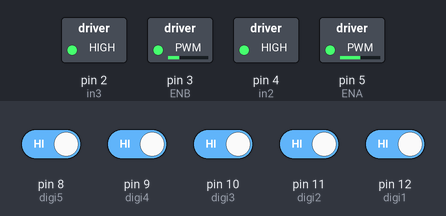
This sketch was run on a simulated Arduino Uno, built with avr-gcc and run on an emulated ATmega328P. Parts: switched loads named in the sketch (green lamp = pin HIGH). The test bench sets the inputs (shaded band); at power-on: pin 8 (digi5), pin 9 (digi4), pin 10 (digi3), pin 11 (digi2), pin 12 (digi1) HIGH.

Above: at 1.2 s.
1.3 s: pin 8 (digi5) driven LOW
At 2.5 s:
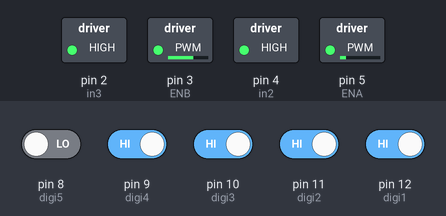
2.8 s: pin 9 (digi4) driven LOW
At 3.7 s:
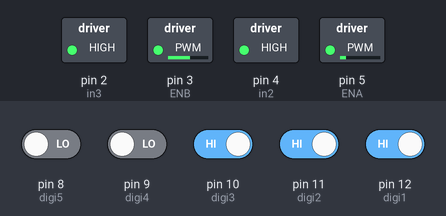
4.3 s: pin 10 (digi3) driven LOW
At 4.8 s:
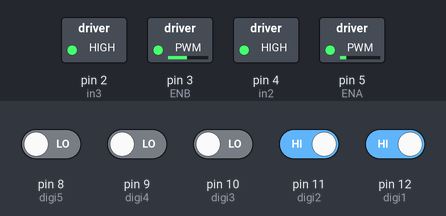
5.8 s: pin 12 (digi1) driven LOW
At 7.0 s:
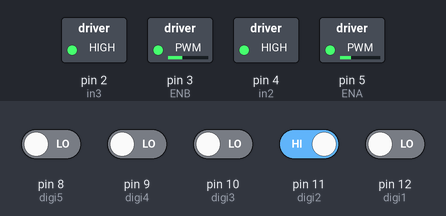
7.3 s: pin 11 (digi2) driven LOW
At 8.3 s:
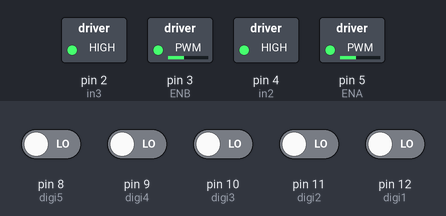
8.8 s: pin 8 (digi5) driven HIGH and pin 9 (digi4) driven HIGH
At 9.4 s:
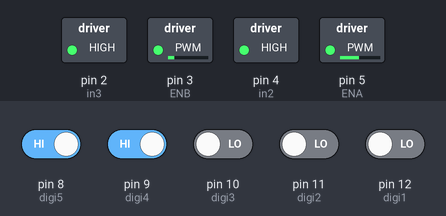
Timing chart, 0 to 11.3 s (numbered marks = the images above; inputs shaded):
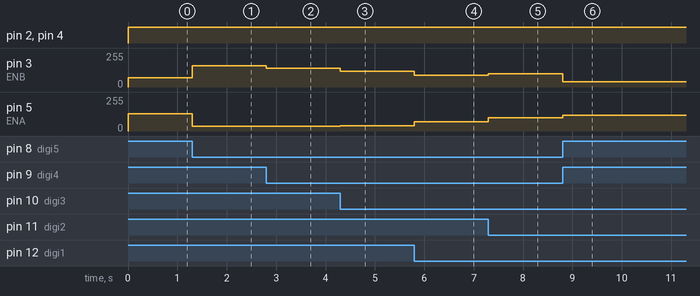

The sketch:

M-main_3.ino
```cpp
#include <QTRSensors.h>

#define digi1 12 //color:
#define digi2 11 //color:
#define digi3 10 //color:
#define digi4 9 //color:
#define digi5 8 //color:

#define in2 4 //left //color:
#define ENA 5 //left //color:
#define in3 2 //right //color:
#define ENB 3 //right //color:

#define control 7

#define SensorCount 5
#define BASE_SPEED 100 //145
#define MAX_SPEED 250 //255
#define LOW_SPEED 37 //37
#define SPEED_HAZARD 29

#define CRITICAL_SPEED 10
#define MAX_ENGLE 1000


#define Kp 0.8
#define Ki 0
#define Kd 1

//int out_of_line = 0;
// Initialize the QTRSensors object

int I_error;
int prev_error;
float PID;
int lsp,rsp;

//float startTime;
//float endTime;

int how_much_to_slow_in_angle = 0;

void setup() {
    //engine settings
    pinMode(in2, OUTPUT); //motor 1
    pinMode(ENA, OUTPUT); //control motor 1
    pinMode(in3, OUTPUT); //motor 2
    pinMode(ENB, OUTPUT); //control motor 2
    Serial.begin(9600); //debug tool
    //sensor setup

    //led setup
    //pinMode(LED_BUILTIN, OUTPUT);
    //control button setup
    //pinMode(control, INPUT_PULLUP);

    // print the calibration minimum values measured when emitters were on
    //digitalWrite(LED_BUILTIN, HIGH);
    //while (digitalRead(control)==LOW) {;} //waiting to finish setup and start loop
    //digitalWrite(LED_BUILTIN, LOW);
}


void loop() {
  //startTime = millis();  // Record start time

    // Read digital sensor values
    int sensor1 = digitalRead(digi1) == LOW ? HIGH : LOW; // Invert: HIGH for black, LOW for white
    int sensor2 = digitalRead(digi2) == LOW ? HIGH : LOW;
    int sensor3 = digitalRead(digi3) == LOW ? HIGH : LOW;
    int sensor4 = digitalRead(digi4) == LOW ? HIGH : LOW;
    int sensor5 = digitalRead(digi5) == LOW ? HIGH : LOW;
    // Calculate position based on active sensors
    int position = calculatePosition(sensor1, sensor2, sensor3, sensor4, sensor5);

    engine_control(PIDfix(position),out_of_line(sensor1, sensor2, sensor3, sensor4, sensor5));
    //endTime = millis();
    //Serial.println(endTime - startTime);
}

int PIDfix(int error)
{
    static int count = 0;
    //if(error == 0){I_error = 0;}else{I_error += error/100;}
    check_engle(error);
    PID = float(error)*Kp + float(error-prev_error)*Kd /*+ float(I_error)*Ki*/;
    count++;
    if(count > 400&& prev_error != error){prev_error = error; count = 0;}
    //Serial.print(error);
    //Serial.print(" ");
    //Serial.println(PID);
    return (int)PID/(2000/BASE_SPEED);

}

int check_engle(int error)
{
    if((error > MAX_ENGLE) && how_much_to_slow_in_angle < CRITICAL_SPEED)//add speed
    {
        how_much_to_slow_in_angle =+ 20;
    }else if (error == 0 && how_much_to_slow_in_angle > 80)
    {
        how_much_to_slow_in_angle = how_much_to_slow_in_angle-10;
    }
    //Serial.println(how_much_to_slow_in_angle); //debug check
}

void engine_control(int PID_error,int out_of_line)
{
    static int prev_fix = 0;
    lsp = (BASE_SPEED-(how_much_to_slow_in_angle)) - PID_error;
    rsp = (BASE_SPEED-(how_much_to_slow_in_angle)) + PID_error;

    lsp = constrain(lsp, LOW_SPEED, MAX_SPEED);
    rsp = constrain(rsp, LOW_SPEED, MAX_SPEED);
    //Serial.println(out_of_line);
    if (out_of_line == 1) //if all on black move stright
    { //כאשר הכל שחור סע ישר
        lsp = BASE_SPEED;
        rsp = BASE_SPEED;
    }else if (out_of_line == -1) //if out of line repeat last move
    { //שאתה מחוץ לקו בצע פעולה אחרונה
        if(prev_fix < 0){
        lsp = BASE_SPEED - prev_fix;
        rsp = BASE_SPEED + prev_fix;
        PID_error = prev_fix;
        } else{
          lsp = BASE_SPEED + SPEED_HAZARD;
          rsp = BASE_SPEED - SPEED_HAZARD;}//make sure to continue
    }
      digitalWrite(in2, 1); //drive forword
      digitalWrite(in3, 1); //drive forword

      analogWrite(ENA, lsp);
      analogWrite(ENB, rsp);
      prev_fix = PID_error;
      //Serial.println(prev_fix); //save last move
}


int out_of_line(int s1, int s2, int s3, int s4, int s5)
{
    if (s1 == HIGH && s2 == HIGH && s3 == HIGH && s4 == HIGH && s5 == HIGH) {return 1;} //all black
    if (s1 == LOW && s2 == LOW && s3 == LOW && s4 == LOW && s5 == LOW) {return -1;} //all white
    return 0; //on line
}

int calculatePosition(int s1, int s2, int s3, int s4, int s5) {
    // Weights for each sensor from left (-2000) to right (2000)
    const int weights[SensorCount] = {-2000, -1000, 0, 1000, 2000};
    int sumWeighted = 0; // Sum of weighted sensor values
    int sumActiveSensors = 0; // Count of active sensors

    // Accumulate weighted sum and count active sensors
    if (s1 == HIGH) { sumWeighted += weights[0]; sumActiveSensors++; }
    if (s2 == HIGH) { sumWeighted += weights[1]; sumActiveSensors++; }
    if (s3 == HIGH) { sumWeighted += weights[2]; sumActiveSensors++; }
    if (s4 == HIGH) { sumWeighted += weights[3]; sumActiveSensors++; }
    if (s5 == HIGH) { sumWeighted += weights[4]; sumActiveSensors++; }

    // Prevent division by zero in case no sensors are active
    if (sumActiveSensors > 0) {
        return sumWeighted / sumActiveSensors;
    } else {
        return 0; // Default to center when no sensors detect the line
    }
}
```

Measured:
- after the input at 1.3 s, pin 3 (ENB): 71/255 → 160/255 at once; pin 5 (ENA): 129/255 → 37/255 at once
- after the input at 2.8 s, pin 3 (ENB): 160/255 → 140/255 at once
- after the input at 4.3 s, pin 3 (ENB): 140/255 → 120/255 at once; pin 5 (ENA): 37/255 → 40/255 at once
- after the input at 5.8 s, pin 3 (ENB): 120/255 → 90/255 at once; pin 5 (ENA): 40/255 → 70/255 at once
- after the input at 7.3 s, pin 3 (ENB): 90/255 → 100/255 at once; pin 5 (ENA): 70/255 → 100/255 at once
- after the input at 8.8 s, pin 3 (ENB): 100/255 → 40/255 at once; pin 5 (ENA): 100/255 → 120/255 at once
